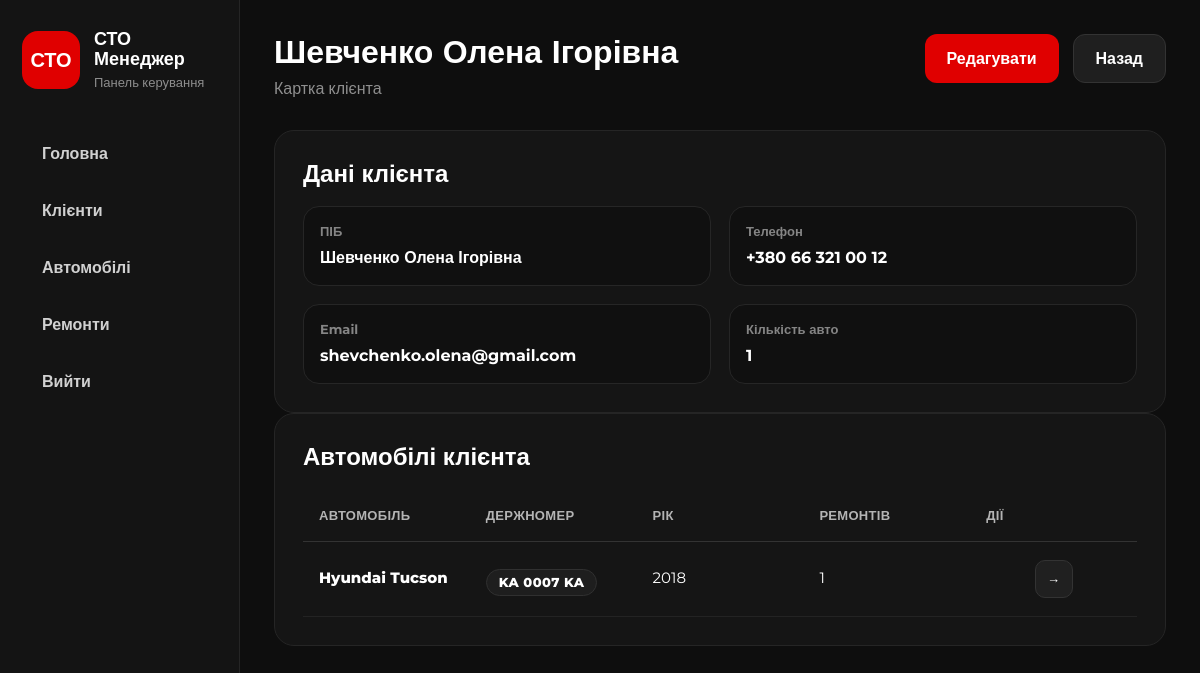
Screenshot of /clients/6/ with the database file from the repository.
### clients/models.py (models this page shows, shortened)
class Client(models.Model):
    full_name = models.CharField(max_length=150, verbose_name="ПІБ")
    phone = models.CharField(max_length=20, unique=True, verbose_name="Телефон")
    email = models.EmailField(blank=True, null=True, verbose_name="Email")
    address = models.CharField(max_length=255, blank=True, null=True, verbose_name="Адреса")
    notes = models.TextField(blank=True, null=True, verbose_name="Примітки")
    created_at = models.DateTimeField(auto_now_add=True)
    class Meta:
        verbose_name = "Клієнт"
        verbose_name_plural = "Клієнти"
        ordering = ['full_name']

### cars/models.py (models this page shows, shortened)
class Car(models.Model):
    class Transmission(models.TextChoices):
        MANUAL = 'manual', 'Механічна'
        AUTOMATIC = 'automatic', 'Автоматична'
        ROBOT = 'robot', 'Роботизована'
        VARIATOR = 'variator', 'Варіатор'
    class FuelType(models.TextChoices):
        PETROL = 'petrol', 'Бензин'
        DIESEL = 'diesel', 'Дизель'
        ELECTRIC = 'electric', 'Електро'
        HYBRID = 'hybrid', 'Гібрид'
        GAS = 'gas', 'Газ'
    owner = models.ForeignKey(
        Client,
        on_delete=models.CASCADE,
        related_name='cars',
        verbose_name="Власник",
        null=True,
        blank=True
    )
    make = models.CharField(
        max_length=100,
        verbose_name="Марка"
    )
    model_name = models.CharField(
        max_length=100,
        verbose_name="Модель"
    )
    license_plate = models.CharField(
        max_length=20,
        blank=True,
        verbose_name="Держномер"
    )
    vin = models.CharField(
        max_length=17,
        unique=True,
        verbose_name="VIN-код",
        validators=[MinLengthValidator(17)]
    )
    owner_name = models.CharField(
        max_length=100,
        verbose_name="ПІБ власника",
        blank=True
    )
    year = models.PositiveIntegerField(
        verbose_name="Рік випуску",
        validators=[
            MinValueValidator(1900),
            MaxValueValidator(datetime.date.today().year + 1)
        ],
        help_text="Використовуйте формат: <YYYY>"
    )
    color = models.CharField(
        max_length=50,
        verbose_name="Колір"
    )
    transmission = models.CharField(
        max_length=20,
        choices=Transmission.choices,
        default=Transmission.AUTOMATIC,
        verbose_name="Коробка передач"
    )
    fuel_type = models.CharField(
        max_length=20,
        choices=FuelType.choices,
        default=FuelType.PETROL,
        verbose_name="Тип пального"
    )
    mileage = models.PositiveIntegerField(
        default=0,
        verbose_name="Пробіг (км)"
    )
    engine_volume = models.DecimalField(
        max_digits=4,
        decimal_places=1,
        blank=True,
        null=True,
        verbose_name="Об'єм двигуна (л)"
    )
    description = models.TextField(
        blank=True,
        verbose_name="Опис"
    )
    main_image = models.ImageField(
        upload_to='cars/%Y/%m/',
        blank=True,
        null=True,
        verbose_name="Фото"
    )
    is_published = models.BooleanField(
        default=True,
        verbose_name="Опубліковано"
    )
    created_at = models.DateTimeField(
        auto_now_add=True,
        verbose_name="Дата додавання"
    )
    updated_at = models.DateTimeField(
        auto_now=True,
        verbose_name="Дата оновлення"
    )
    class Meta:
        verbose_name = "Автомобіль"
        verbose_name_plural = "Автомобілі"
        ordering = ['-created_at']

### clients/views.py (the view)
# urls.py: path('<int:client_id>/', views.client_detail_view, name='client_detail'),
def client_detail_view(request, client_id):
    client = get_object_or_404(Client, id=client_id)
    cars = client.cars.all().order_by('-created_at')
    return render(request, 'clients/client_detail.html', {
        'client': client,
        'cars': cars
    })

### clients/templates/clients/client_detail.html
{% extends 'base.html' %}
{% block content %}
<div class="page-header">
    <div>
        <h1>{{ client.full_name }}</h1>
        <p>Картка клієнта</p>
    </div>
    <div class="hero-buttons">
        <a href="{% url 'edit_client' client.id %}" class="btn-primary">Редагувати</a>
        <a href="{% url 'client_list' %}" class="btn-secondary">Назад</a>
    </div>
</div>
<div class="detail-card">
    <h2>Дані клієнта</h2>
    <div class="detail-grid">
        <div class="detail-item">
            <span>ПІБ</span>
            <strong>{{ client.full_name }}</strong>
        </div>
        <div class="detail-item">
            <span>Телефон</span>
            {% if client.phone %}
                <strong>{{ client.phone }}</strong>
            {% else %}
                <strong>Не вказано</strong>
            {% endif %}
        </div>
        <div class="detail-item">
            <span>Email</span>
            {% if client.email %}
                <strong>{{ client.email }}</strong>
            {% else %}
                <strong>Не вказано</strong>
            {% endif %}
        </div>
        <div class="detail-item">
            <span>Кількість авто</span>
            <strong>{{ cars.count }}</strong>
        </div>
    </div>
</div>
<div class="detail-card">
    <h2>Автомобілі клієнта</h2>
    <table class="dashboard-table">
        <thead>
            <tr>
                <th>Автомобіль</th>
                <th>Держномер</th>
                <th>Рік</th>
                <th>Ремонтів</th>
                <th>Дії</th>
            </tr>
        </thead>
        <tbody>
        {% for car in cars %}
            <tr>
                <td>
                    <a href="{% url 'car_detail' car.id %}" class="car-link">
                        {{ car.make }} {{ car.model_name }}
                    </a>
                </td>
                <td>
                    {% if car.license_plate %}
                        <span class="plate-badge">{{ car.license_plate }}</span>
                    {% else %}
                        <span class="muted-text">—</span>
                    {% endif %}
                </td>
                <td>{{ car.year }}</td>
                <td>{{ car.repairs.count }}</td>
              <td style="text-align:center;">
    <a href="{% url 'car_detail' car.id %}" class="row-action">
        →
    </a>
</td>
            </tr>
        {% empty %}
            <tr>
                <td colspan="5" class="empty-row">
                    У цього клієнта ще немає автомобілів
                </td>
            </tr>
        {% endfor %}
        </tbody>
    </table>
</div>
{% endblock %}

### static/css/style.css (style rules this page uses)
* { margin: 0; padding: 0; box-sizing: border-box; }
html { width: 100%; min-height: 100%; scroll-behavior: smooth; }
body { width: 100%; min-height: 100vh; background: #0e0e0e; color: #ffffff; font-family: 'Montserrat', sans-serif; overflow-x: hidden; }
a { color: inherit; text-decoration: none; }
.page-header, .hero-actions { display: flex; justify-content: space-between; align-items: flex-start; gap: 20px; margin-bottom: 30px; }
.page-header h1, .hero-actions h1 { font-size: 32px; font-weight: 900; line-height: 1.1; margin-bottom: 8px; }
.page-header p, .hero-actions p { color: #8f8f8f; font-size: 16px; line-height: 1.45; }
.hero-buttons, .dashboard-actions { display: flex; gap: 14px; flex-wrap: wrap; }
.btn-primary, .btn-secondary { min-height: 48px; padding: 14px 22px; border-radius: 12px; font-weight: 800; border: none; cursor: pointer; display: inline-flex; align-items: center; justify-content: center; transition: 0.2s; white-space: nowrap; }
.btn-primary { background: #e00000; color: #ffffff; }
.btn-secondary { background: #1f1f1f; border: 1px solid #333333; color: #ffffff; }
.table-box, .section-box, .table-card, .detail-card { background: #151515; border: 1px solid #252525; border-radius: 20px; }
.table-box, .section-box, .detail-card { padding: 28px; }
.section-header h2, .section-title h2, .detail-card h2 { font-size: 24px; margin-bottom: 18px; }
table, .dashboard-table, .data-table { width: 100%; border-collapse: collapse; table-layout: fixed; }
th, .data-table th { text-align: left; padding: 18px 16px; color: #b4b4b4; font-size: 13px; font-weight: 900; text-transform: uppercase; letter-spacing: 0.3px; border-bottom: 1px solid #333333; }
td, .data-table td { padding: 18px 16px; border-bottom: 1px solid #232323; vertical-align: middle; font-size: 15px; line-height: 1.35; }
.car-link, .client-link { color: #ffffff; font-weight: 800; text-decoration: none; transition: 0.2s; }
.plate-badge { display: inline-flex; justify-content: flex-start; align-items: center; text-align: left; min-width: 110px; margin-top: 8px; padding: 4px 12px; border-radius: 999px; background: #1e1e1e; border: 1px solid #303030; color: #ffffff; font-size: 13px; font-weight: 800; letter-spacing: 0.4px; white-space: nowrap; }
.row-action { display: inline-flex; align-items: center; justify-content: center; width: 38px; height: 38px; background: #202020; border: 1px solid #333333; border-radius: 10px; color: #ffffff; font-weight: 900; font-size: 13px; transition: 0.2s; }
.detail-grid { display: grid; grid-template-columns: 1fr 1fr; gap: 18px; }
.detail-item { background: #101010; border: 1px solid #262626; border-radius: 16px; padding: 16px; }
.detail-item span { display: block; color: #858585; font-size: 13px; font-weight: 700; margin-bottom: 8px; }
.detail-item strong { display: block; color: #ffffff; font-size: 16px; line-height: 1.35; }

### rows the page displays
Client: full_name "Шевченко Олена Ігорівна", phone "+380 66 321 00 12", email "shevchenko.olena@gmail.com"
Car: make "Hyundai", model_name "Tucson", license_plate "KA 0007 KA", year "2018", repairs.count "1"

### other values shown
{{ cars.count }} "1"
